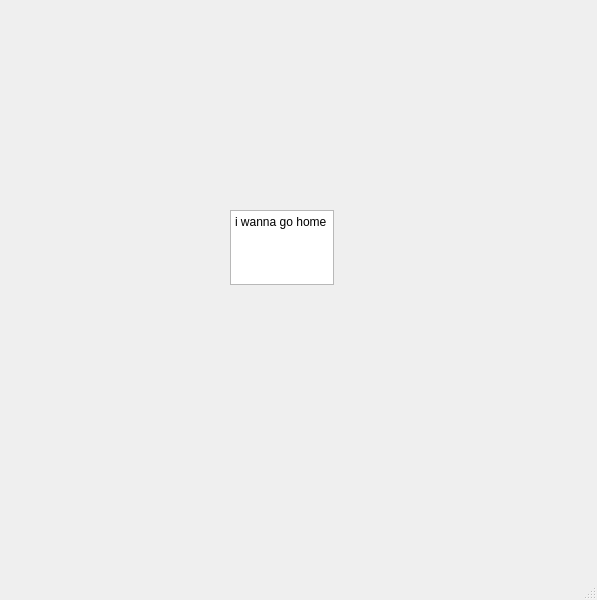
<?xml version="1.0" encoding="UTF-8"?>
<ui version="4.0">
 <class>MainWindow</class>
 <widget class="QMainWindow" name="MainWindow">
  <property name="geometry">
   <rect>
    <x>0</x>
    <y>0</y>
    <width>597</width>
    <height>600</height>
   </rect>
  </property>
  <property name="windowTitle">
   <string>MainWindow</string>
  </property>
  <widget class="QWidget" name="centralwidget">
   <widget class="QPlainTextEdit" name="plainTextEdit">
    <property name="geometry">
     <rect>
      <x>230</x>
      <y>210</y>
      <width>104</width>
      <height>75</height>
     </rect>
    </property>
    <property name="plainText">
     <string>i wanna go home</string>
    </property>
   </widget>
  </widget>
  <widget class="QMenuBar" name="menubar">
   <property name="geometry">
    <rect>
     <x>0</x>
     <y>0</y>
     <width>597</width>
     <height>28</height>
    </rect>
   </property>
  </widget>
  <widget class="QStatusBar" name="statusbar"/>
 </widget>
 <resources/>
 <connections/>
</ui>
